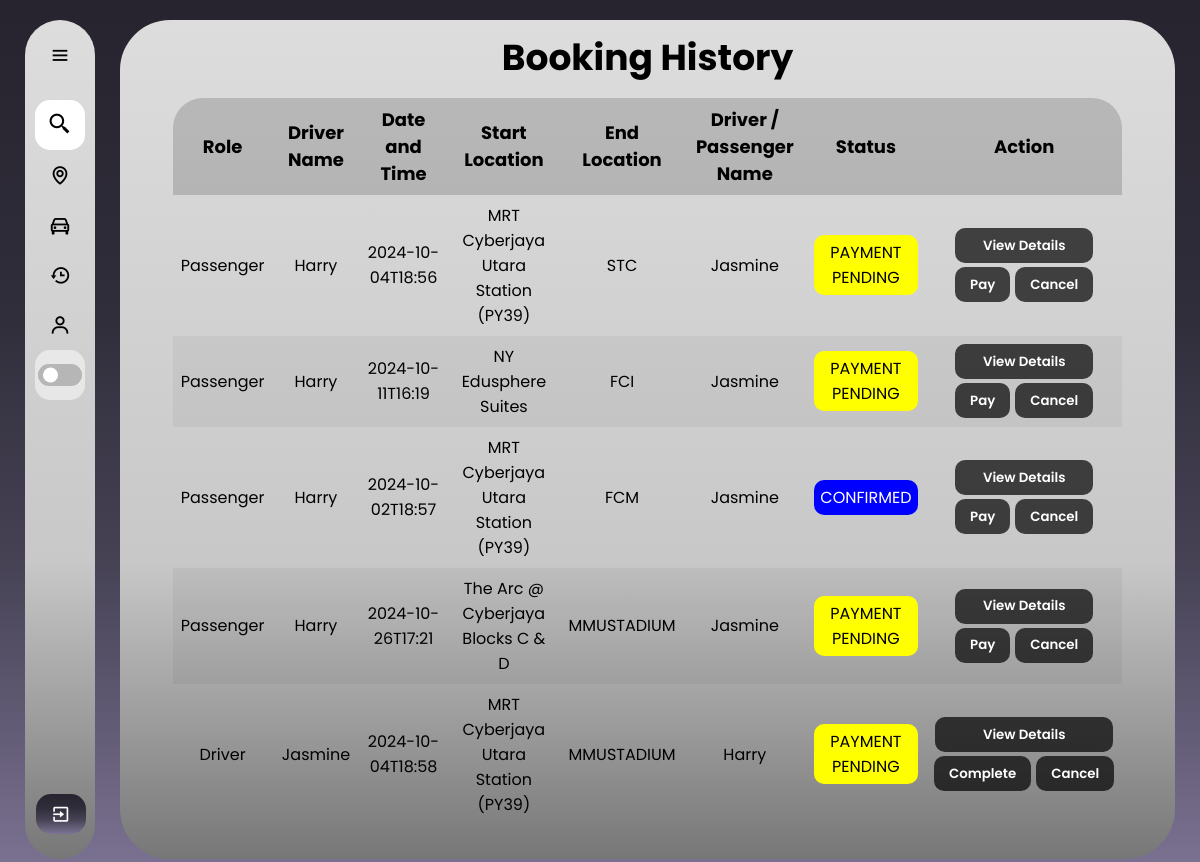
The page /booking_history (signed in) on the database its author committed.
### web/models.py (models this page shows)
class PassengerMatch(db.Model):
    id = db.Column(db.Integer, primary_key=True)
    passenger_id = db.Column(db.Integer, db.ForeignKey('user.id'), nullable=False)
    driver_id = db.Column(db.Integer, db.ForeignKey('rides.id'), nullable=False)
    payment_proof_id = db.Column(db.Integer, db.ForeignKey('payment_proof.id'), nullable=True)
    status = db.Column(db.String(20), nullable=False, default='APPROVING')
    passenger = db.relationship('User', foreign_keys=[passenger_id], backref='matches_as_passenger')
    driver = db.relationship('Rides', foreign_keys=[driver_id], backref='matches_as_driver')
    payment_proof = db.relationship('PaymentProof', backref='matches', lazy=True)

class Profile(db.Model):
    id = db.Column(db.Integer, primary_key=True)
    fullName = db.Column(db.String(150))
    gender = db.Column(db.String(100), nullable=False)
    birthyear=db.Column(db.String(15), nullable=False)
    contact = db.Column(db.String(15), nullable=False)
    status = db.Column(db.String(20), nullable=False, default='APPROVING')
    profile_pic = db.Column(db.String(200), default="default.jpg")  # Make sure this column is present
    user_id = db.Column(db.Integer, db.ForeignKey('user.id'), nullable=False)

class Rides(db.Model):
    id = db.Column(db.Integer, primary_key=True)
    dateandTime = db.Column(db.String(50), nullable=False)
    start_location = db.Column(db.String(100), nullable=False)
    start_location_lat = db.Column(db.Float, nullable=True)  # Nullable
    start_location_lng = db.Column(db.Float, nullable=True)  # Nullable
    end_location = db.Column(db.String(100), nullable=False)
    end_location_lat = db.Column(db.Float, nullable=True)  # Nullable
    end_location_lng = db.Column(db.Float, nullable=True)  # Nullable
    carplate = db.Column(db.String(20), nullable=False)
    carmodel = db.Column(db.String(50), nullable=False)
    totalperson = db.Column(db.Integer, nullable=False)
    fees = db.Column(db.String(50), nullable=False)
    duitnowid = db.Column(db.String(50), nullable=True)  # Nullable
    message = db.Column(db.Text, nullable=True)  # Nullable
    status = db.Column(db.String(50), nullable=False)
    user_id = db.Column(db.Integer, db.ForeignKey('user.id'), nullable=False)
    passenger_matches = db.relationship('PassengerMatch', foreign_keys='PassengerMatch.driver_id', backref='driver_post', lazy=True)

### web/routes.py (the view)
@bp.route('/booking_history')
@login_required
def booking_history():
    profile = Profile.query.filter_by(user_id=current_user.id).first()
    passenger_matches = PassengerMatch.query.join(User, PassengerMatch.passenger_id == User.id) \
                                            .join(Rides, PassengerMatch.driver_id == Rides.id) \
                                            .filter(PassengerMatch.passenger_id == current_user.id) \
                                            .filter(PassengerMatch.status.in_(['IN PROGRESS','CONFIRMED','COMPLETED','PAYMENT PENDING','PENDING REVIEW']))\
                                            .all()
    passenger_matches_aprroving = PassengerMatch.query.join(User, PassengerMatch.passenger_id == User.id) \
                                            .join(Rides, PassengerMatch.driver_id == Rides.id) \
                                            .filter(PassengerMatch.passenger_id == current_user.id) \
                                            .filter(PassengerMatch.status.in_(['APPROVING']))\
                                            .all()
    driver_posts = Rides.query.filter(Rides.user_id==current_user.id) \
                                .filter(Rides.status.in_(['APPROVING', 'IN PROGRESS','CONFIRMED','PAYMENT PENDING','PENDING REVIEW'])) \
                                .all()
    driver_posts_c = Rides.query.filter(Rides.user_id==current_user.id) \
                                .filter(Rides.status.in_(['COMPLETED','CANCELLED'])) \
                                .all()
    driver_matches_dict = {}
    for post in driver_posts:
        matches = PassengerMatch.query.filter(PassengerMatch.driver_id == post.id) \
                                      .filter(PassengerMatch.status.in_(['APPROVING', 'IN PROGRESS','CONFIRMED','PAYMENT PENDING','PENDING REVIEW','COMPLETED'])) \
                                      .all()
        driver_matches_dict[post.id] = matches
    profiles = Profile.query.all()
    profile_dict = {profile.user_id: profile for profile in profiles}
    return render_template('booking_history.html',
                           passenger_matches=passenger_matches,
                           profile_dict=profile_dict,
                           driver_posts=driver_posts,
                           profile=profile,
                           driver_matches_dict=driver_matches_dict,
                           driver_posts_c=driver_posts_c,
                           passenger_matches_aprroving=passenger_matches_aprroving)

### web/templates/booking_history.html (shortened to what this page needs)
{% extends "base.html" %}
{% block content %}
<!DOCTYPE html>
<html lang="en">
<head>
    <link rel="stylesheet" href="../static/booking_history.css">
</head>
<body>
    <div class="container">
        <div class="header">
            <h1>Booking History</h1>
        </div>
        <div class="table_body">
            <table border="1">
                <thead scope="col">
                    <tr>
                        <th>Role</th>
                        <th>Driver Name</th>
                        <th>Date and Time</th>
                        <th>Start Location</th>
                        <th>End Location</th>
                        <th>Driver / Passenger Name</th>
                        <th>Status</th>
                        <th>Action</th>
                    </tr>
                </thead>
                <tbody>
                    {% for match in passenger_matches %}
                    <tr>
                        <td>Passenger</td>
                        <td>{{ profile_dict[match.driver.user_id].fullName }}</td>
                        <td>{{ match.driver.dateandTime }}</td>
                        <td>{{ match.driver.start_location }}</td>
                        <td>{{ match.driver.end_location }}</td>
                        <td>{{ profile_dict[match.passenger_id].fullName }}</td>
                        <td>
                            <div class="match-status {{ match.status | lower | replace(' ', '-') }}">
                                {{ match.status }}
                            </div>
                        </td>
                        <td>
                            <div class="action">
                                <form action="{{ url_for('main.view_detail_p', match_id=match.id) }}" method="POST">
                                    <input type="submit" value="View Details" class="btn1">
                                </form>
                                <div class="selection">
                                    <form action="{{ url_for('main.pay_match', match_id=match.id) }}" method="POST">
                                        <input type="submit" value="Pay" class="btn">
                                    </form>
                                    <form action="{{ url_for('main.cancel_match_p', match_id=match.id) }}" method="POST">
                                        <input type="submit" value="Cancel" class="btn">
                                    </form>
                                </div>
                            </div>
                        </td>
                    </tr>
                    {% endfor %}
                    {% for driver in driver_posts %}
                    <tr>
                        <td>Driver</td>
                        <td>{{ profile_dict[driver.user_id].fullName }}</td>
                        <td>{{ driver.dateandTime }}</td>
                        <td>{{ driver.start_location }}</td>
                        <td>{{ driver.end_location }}</td>
                        <td>
                            {% if driver.id in driver_matches_dict and driver_matches_dict[driver.id] %}
                                {% for match in driver_matches_dict[driver.id] %}
                                    <ul>{{ profile_dict[match.passenger_id].fullName }}</ul>
                                {% endfor %}
                            {% else %}
                                No matches yet
                            {% endif %}
                        </td>
                        <td>
                            <div class="match-status {{ driver.status | lower | replace(' ', '-') }}">
                                {{ driver.status }}
                            </div>
                        </td>
                        <td>
                            <div class="action">
                                {% if driver.id in driver_matches_dict and driver_matches_dict[driver.id]|length >0 %}
                                    <form action="{{ url_for('main.view_detail_d', match_id=driver_matches_dict[driver.id][0].id) }}" method="POST">
                                        <input type="submit" value="View Details" class="btn2">
                                    </form>
                                {% endif %}
                                <div class="selection">
                                    <form action="{{ url_for('main.complete_match', match_id=driver.id) }}" method="POST">
                                        <input type="submit" value="Complete" class="btn">
                                    </form>
                                    <form action="{{ url_for('main.cancel_match', match_id=driver.id) }}" method="POST">
                                        <input type="submit" value="Cancel" class="btn">
                                    </form>
                                </div>
                            </div>
                        </td>
                    </tr>
                    {% endfor %}
                </tbody>
            </table>
        </div>
    </div>
</body>
</html>
{% endblock %}

### web/static/base.css (style rules this page uses)
* { margin: 0; padding: 0; box-sizing: border-box; font-family: "poppins"; }
:root { --background-color: linear-gradient(to bottom, #27242f, #292632, #2c2935, #2e2b39, #312e3c, #383544, #3f3b4c, #464254, #534e64, #615a74, #6f6784, #7d7495); --box-color: linear-gradient(180deg, #DDDDDD 0%, #C8C8C8 64.5%, #777777 100%); --text-color: black; --toggle-color: white; --mode-background: rgba(255, 255, 255, 0.5); --box-shadow: 5px 5px 10px rgba(0, 0, 0, 0.5); --scroll: #0004; }
body { position: relative; min-height: 100vh; width: 100%; overflow: hidden; background: var(--background-color) fixed; }

### web/static/booking_history.css (style rules this page uses)
* { margin: 0; padding: 0; box-sizing: border-box; font-family: "poppins"; }
:root { --background-color: linear-gradient(to bottom, #27242f, #292632, #2c2935, #2e2b39, #312e3c, #383544, #3f3b4c, #464254, #534e64, #615a74, #6f6784, #7d7495); --box-color: linear-gradient(180deg, #DDDDDD 0%, #C8C8C8 64.5%, #777777 100%); --text-color: black; --toggle-color: white; --mode-background: rgba(255, 255, 255, 0.5); --box-shadow: 5px 5px 10px rgba(0, 0, 0, 0.5); --box-shadow2: 10px 10px 20px rgba(0, 0, 0, 0.5); --table-header: #2424242f; --table-data: #0000000b; --table-hover: #fff6; --btn: rgba(0, 0, 0, 0.7); --scroll: #0004; }
body { position: relative; min-height: 100vh; width: 100%; }
.container { position: absolute; top: 20px; bottom: 20px; left: 120px; right: 25px; background: var(--box-color); border-radius: 50px; transition: all 0.5s ease; text-align: center; }
.header { font-size: 18px; color: var(--text-color); padding-top: 10px; pointer-events: none; }
.table_body { width: 90%; max-height: calc(87% - .8rem); margin: .8rem auto; color: var(--text-color); overflow: auto; border-radius: 30px; }
table { width: 100%; text-align: center; }
table, th, td { border: 1px solid #CCC; border-collapse: collapse; padding: 8px 8px; border: none; overflow: hidden; }
thead th { position: sticky; top: 0; left: 0; background-color: var(--table-header); pointer-events: none; font-size: 18px; }
tbody td { font-size: 16px; cursor: default; text-align: center; }
tbody tr:nth-child(even) { background: var(--table-data); }
.action { display: flex; flex-direction: column; align-items: center; justify-content: center; }
.selection { padding-top: 4px; display: flex; gap: 5px; }
.btn1 { display: block; width: 100%; height: 35px; background: var(--btn); border: none; border-radius: 10px; color: var(--toggle-color); cursor: pointer; font-weight: 600; padding: 0 28px; }
.btn2 { display: block; width: 100%; height: 35px; background: var(--btn); border: none; border-radius: 10px; color: var(--toggle-color); cursor: pointer; font-weight: 600; padding: 0 48px; }
.btn { display: block; width: 100%; height: 35px; background: var(--btn); border: none; border-radius: 10px; color: var(--toggle-color); cursor: pointer; font-weight: 600; padding: 0 15px; }
.match-status { padding: 5px 5px; border-radius: 10px; }
.match-status.confirmed { background-color: blue; color: white; }
.match-status.payment-pending { background-color: yellow; color: black; }

### rows shown on the page
PassengerMatch: driver.dateandTime "2024-10-04T18:56", driver.start_location "MRT Cyberjaya Utara Station (PY39)", driver.end_location "STC", status "PAYMENT PENDING"
Profile: fullName "Harry"
Profile: fullName "Jasmine"
PassengerMatch: driver.dateandTime "2024-10-11T16:19", driver.start_location "NY Edusphere Suites", driver.end_location "FCI", status "PAYMENT PENDING"
PassengerMatch: driver.dateandTime "2024-10-02T18:57", driver.start_location "MRT Cyberjaya Utara Station (PY39)", driver.end_location "FCM", status "CONFIRMED"
PassengerMatch: driver.dateandTime "2024-10-26T17:21", driver.start_location "The Arc @ Cyberjaya Blocks C & D", driver.end_location "MMUSTADIUM", status "PAYMENT PENDING"
Rides: dateandTime "2024-10-04T18:58", start_location "MRT Cyberjaya Utara Station (PY39)", end_location "MMUSTADIUM", status "PAYMENT PENDING"
